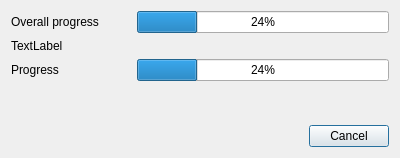
<?xml version="1.0" encoding="UTF-8"?>
<ui version="4.0">
 <class>ReconDialog</class>
 <widget class="QDialog" name="ReconDialog">
  <property name="geometry">
   <rect>
    <x>0</x>
    <y>0</y>
    <width>400</width>
    <height>158</height>
   </rect>
  </property>
  <property name="windowTitle">
   <string>Reconstructing slices</string>
  </property>
  <layout class="QVBoxLayout" name="verticalLayout">
   <item>
    <layout class="QHBoxLayout" name="horizontalLayout_3">
     <item>
      <widget class="QLabel" name="label_2">
       <property name="minimumSize">
        <size>
         <width>120</width>
         <height>0</height>
        </size>
       </property>
       <property name="text">
        <string>Overall progress</string>
       </property>
      </widget>
     </item>
     <item>
      <widget class="QProgressBar" name="progressBar_overall">
       <property name="value">
        <number>24</number>
       </property>
      </widget>
     </item>
    </layout>
   </item>
   <item>
    <widget class="QLabel" name="label_message">
     <property name="text">
      <string>TextLabel</string>
     </property>
    </widget>
   </item>
   <item>
    <layout class="QHBoxLayout" name="horizontalLayout_2">
     <item>
      <widget class="QLabel" name="label">
       <property name="sizePolicy">
        <sizepolicy hsizetype="Preferred" vsizetype="Preferred">
         <horstretch>0</horstretch>
         <verstretch>0</verstretch>
        </sizepolicy>
       </property>
       <property name="minimumSize">
        <size>
         <width>120</width>
         <height>0</height>
        </size>
       </property>
       <property name="text">
        <string>Progress</string>
       </property>
      </widget>
     </item>
     <item>
      <widget class="QProgressBar" name="progressBar">
       <property name="value">
        <number>24</number>
       </property>
      </widget>
     </item>
    </layout>
   </item>
   <item>
    <spacer name="verticalSpacer">
     <property name="orientation">
      <enum>Qt::Vertical</enum>
     </property>
     <property name="sizeHint" stdset="0">
      <size>
       <width>20</width>
       <height>40</height>
      </size>
     </property>
    </spacer>
   </item>
   <item>
    <layout class="QHBoxLayout" name="horizontalLayout">
     <item>
      <spacer name="horizontalSpacer">
       <property name="orientation">
        <enum>Qt::Horizontal</enum>
       </property>
       <property name="sizeHint" stdset="0">
        <size>
         <width>40</width>
         <height>20</height>
        </size>
       </property>
      </spacer>
     </item>
     <item>
      <widget class="QPushButton" name="buttonCancel">
       <property name="text">
        <string>Cancel</string>
       </property>
      </widget>
     </item>
    </layout>
   </item>
  </layout>
 </widget>
 <resources/>
 <connections/>
</ui>
